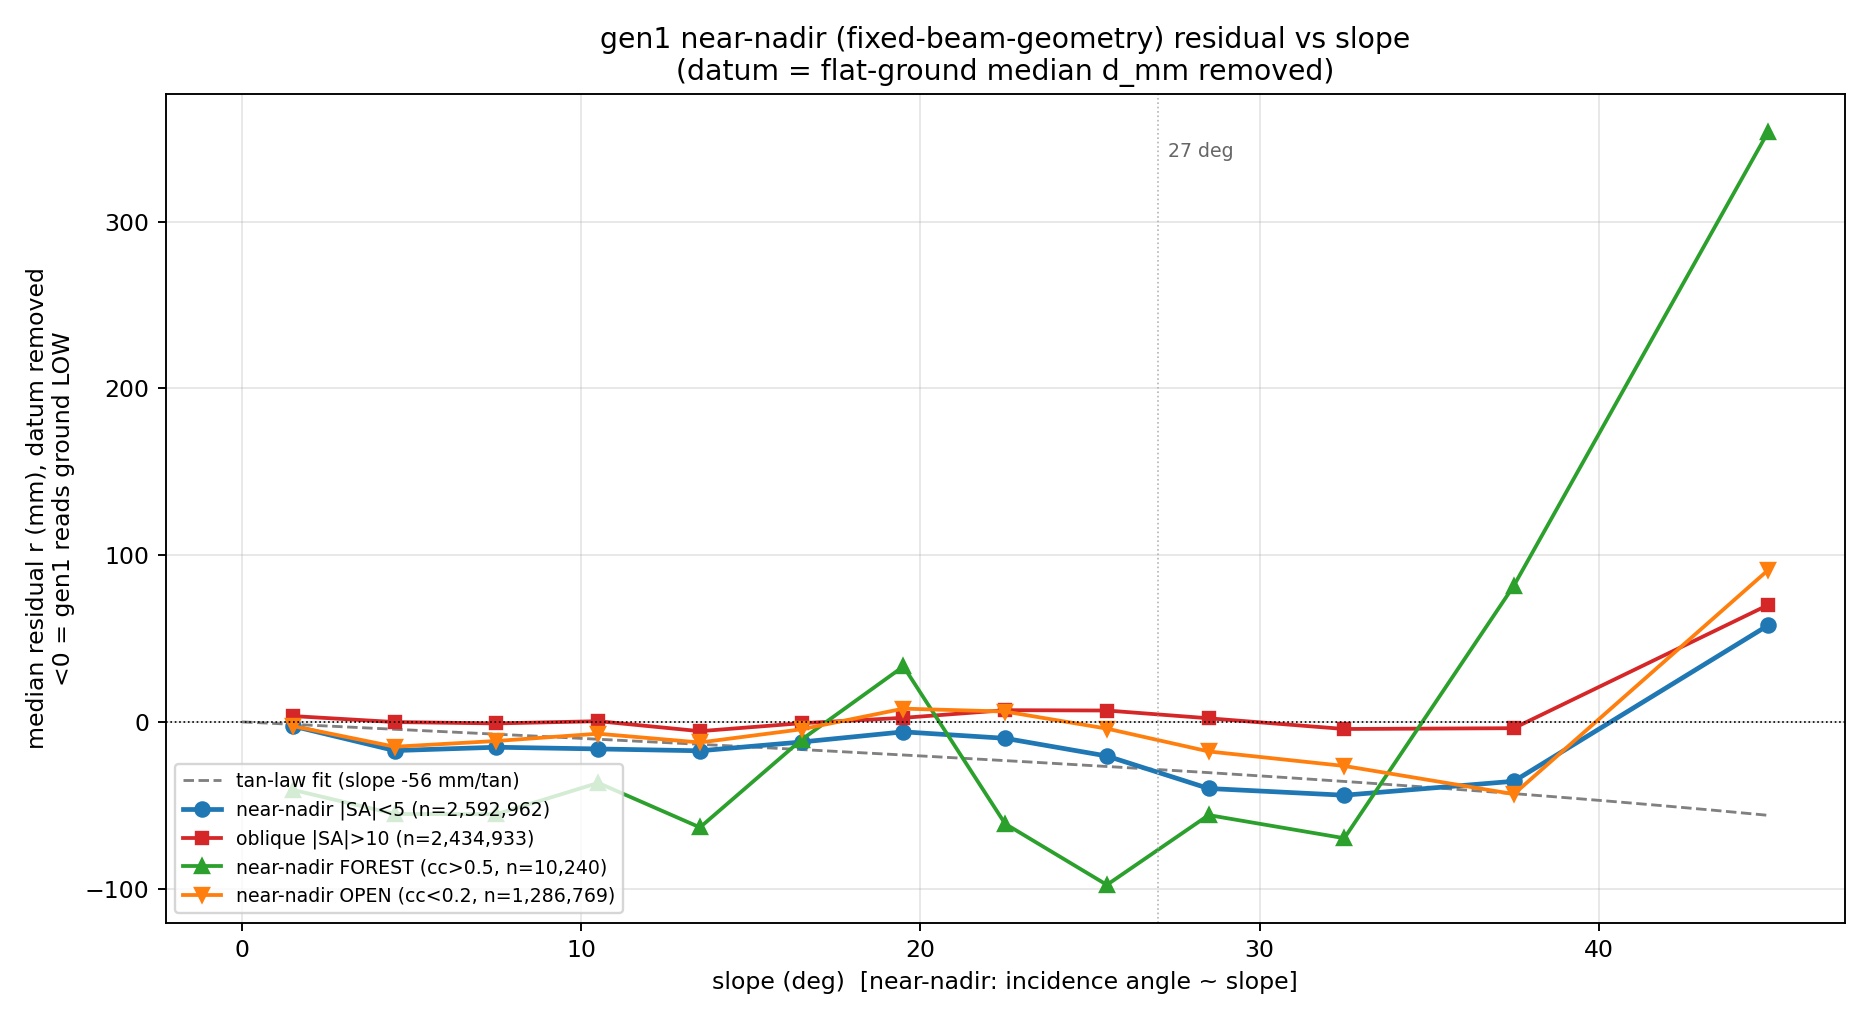

Reproduce this figure in Python.
#!/usr/bin/env python
"""
NEAR-NADIR slope dependence of the gen1 (2008) "reads-the-ground-too-low"
residual.

Prior finding (glennie_scanangle_swath_test.py): the gen1 steep-slope low is a
NEAR-NADIR (low scan angle) phenomenon, NOT a boresight/scan-mirror artifact
(sign wrong, per-swath incoherent, non-monotonic to swath edge). This script
takes the clean fixed-beam-geometry sub-population -- LOW SCAN ANGLE beams,
|scan_angle| < 5 deg -- and reads how the gen1-low residual varies with SLOPE.

Physics to state: for a near-nadir beam on a slope, the incidence angle to the
local surface normal ~ the slope angle, so the near-nadir residual-vs-slope curve
IS effectively a residual-vs-incidence-angle curve. We confirm this in the data.

Datum: remove the ~67 mm geoid datum FIRST -- subtract the flat-ground
(slope < 3 deg) median d_mm (about -50.9 mm) so residual r = d_mm - datum, with
0 = "no excursion".

Everything gen1-internal: scan_angle, incidence, slope, d_mm are gen1's own; the
gen2 z_after bare-earth plane is a FIXED spatial reference (nested-subset
comparison of a fixed registered dataset is internally consistent). canopy_cover
is a gen2-derived SPATIAL land-cover selector only -- its magnitude is NOT a
covariate; forest/open are selected by cc>0.5 / cc<0.2 cells.

Sign: gen1 BELOW the gen2 plane -> d_mm NEGATIVE. residual r < 0 = gen1 reads low.
Size effects by MEDIAN mm shifts against the ~20 mm signal budget, NOT r
(per-return NMAD is ~150-270 mm).
"""
import argparse
import os
import numpy as np
import matplotlib
matplotlib.use("Agg")
import matplotlib.pyplot as plt

HERE = os.path.dirname(os.path.abspath(__file__))
ROOT = os.path.abspath(os.path.join(HERE, "..", ".."))
_ap = argparse.ArgumentParser()
_ap.add_argument("--tile", default=os.path.join(ROOT, "data", "derived", "elba_fulldensity"))
_A = _ap.parse_args()
DERIVED = _A.tile
TILE = os.path.basename(DERIVED.rstrip("/"))
TAG = "" if TILE == "elba_fulldensity" else f"_{TILE}"
NPZ = os.path.join(DERIVED, "gen1_csf_angles.npz")
FLAT_SLOPE_DEG = 3.0

# fine slope bins (deg): headline curve resolution
SLOPE_EDGES = [0, 3, 6, 9, 12, 15, 18, 21, 24, 27, 30, 35, 40, 90]
SLOPE_LABELS = ["0-3", "3-6", "6-9", "9-12", "12-15", "15-18", "18-21",
                "21-24", "24-27", "27-30", "30-35", "35-40", ">40"]

SA_NADIR = 5.0     # primary near-nadir: |scan_angle| < 5 deg
SA_NADIR_WIDE = 10.0   # robustness: |scan_angle| < 10 deg
SA_OBLIQUE = 10.0  # oblique contrast: |scan_angle| > 10 deg

MIN_N = 30         # min returns to report a bin median


def nmad(x):
    if x.size == 0:
        return np.nan
    med = np.median(x)
    return 1.4826 * np.median(np.abs(x - med))


def load():
    d = np.load(NPZ)
    ing = d["in_grid"]
    out = {k: d[k][ing] for k in
           ["incidence", "scan_angle", "slope", "d_mm", "cell",
            "point_source_id", "stratum", "pfs_forest", "pfs_open"]}
    out["absa"] = np.abs(out["scan_angle"])

    flat = out["slope"] < FLAT_SLOPE_DEG
    datum = float(np.median(out["d_mm"][flat]))
    out["datum_mm"] = datum
    out["res_mm"] = out["d_mm"] - datum
    out["n_flat"] = int(flat.sum())

    # gen2-derived canopy_cover as a SPATIAL land-cover selector (magnitude NOT used)
    cc = np.load(os.path.join(DERIVED, "canopy_cover_pfs.npy"))  # (NY, NX) PyForestScan cover
    cc_flat = cc.ravel()
    ok = (out["cell"] >= 0) & (out["cell"] < cc.size)
    cc_pt = np.full(out["cell"].shape, np.nan)
    cc_pt[ok] = cc_flat[out["cell"][ok]]
    out["cc"] = cc_pt
    out["cc_forest"] = cc_pt > 0.5
    out["cc_open"] = cc_pt < 0.2
    return out


def bin_curve(res, sl, sel):
    """Median r, NMAD, n per slope bin over selection `sel`."""
    meds, nmads, ns = [], [], []
    for i in range(len(SLOPE_LABELS)):
        s0, s1 = SLOPE_EDGES[i], SLOPE_EDGES[i + 1]
        m = sel & (sl >= s0) & (sl < s1)
        x = res[m]
        if x.size >= MIN_N:
            meds.append(float(np.median(x)))
            nmads.append(float(nmad(x)))
        else:
            meds.append(np.nan)
            nmads.append(np.nan)
        ns.append(int(x.size))
    return np.array(meds), np.array(nmads), np.array(ns)


def slope_center(i):
    s0, s1 = SLOPE_EDGES[i], SLOPE_EDGES[i + 1]
    if s1 >= 90:  # ">40" open bin: use a representative center
        return 45.0
    return 0.5 * (s0 + s1)


def fit_report(meds, ns):
    """Fit near-nadir median r vs tan(slope) and vs slope; report which fits
    better and whether a break at ~25-27 deg is needed beyond the smooth curve.
    EVERY populated slope bin enters the fit -- there is no slope truncation and
    no minimum-n cut. Sparse bins are not deleted; the sqrt(n) weighting already
    gives them the influence their counts earn."""
    cen = np.array([slope_center(i) for i in range(len(SLOPE_LABELS))])
    good = np.isfinite(meds)   # a median needs >=1 point; nothing else is cut
    x_deg = cen[good]
    x_tan = np.tan(np.deg2rad(cen[good]))
    y = meds[good]
    w = np.sqrt(ns[good].astype(float))  # weight by sqrt(n)

    def wls(X, y, w):
        # X: (n, k) design; returns coefs, weighted R^2, residuals
        Xw = X * w[:, None]
        yw = y * w
        coef, *_ = np.linalg.lstsq(Xw, yw, rcond=None)
        pred = X @ coef
        ybar = np.sum(w * y) / np.sum(w)
        ss_res = np.sum(w * (y - pred) ** 2)
        ss_tot = np.sum(w * (y - ybar) ** 2)
        r2 = 1 - ss_res / ss_tot if ss_tot > 0 else np.nan
        return coef, r2, ss_res

    # tan-law through origin
    Xt0 = x_tan[:, None]
    ct0, r2t0, ssr_t0 = wls(Xt0, y, w)
    # tan-law with free intercept
    Xt1 = np.column_stack([np.ones_like(x_tan), x_tan])
    ct1, r2t1, ssr_t1 = wls(Xt1, y, w)
    # linear in slope (free intercept)
    Xs1 = np.column_stack([np.ones_like(x_deg), x_deg])
    cs1, r2s1, ssr_s1 = wls(Xs1, y, w)

    # threshold test: tan-law + a step at 27 deg (extra dof). F-test-style.
    step = (x_deg >= 27).astype(float)
    Xb = np.column_stack([np.ones_like(x_tan), x_tan, step])
    cb, r2b, ssr_b = wls(Xb, y, w)
    n = good.sum()
    # improvement of adding the step to the tan+intercept model
    p_full, p_red = 3, 2
    if n > p_full and ssr_b > 0:
        F = ((ssr_t1 - ssr_b) / (p_full - p_red)) / (ssr_b / (n - p_full))
    else:
        F = np.nan

    # knee model: constant plateau below 27 deg + a ramp in (slope-27) above,
    # i.e. flat then switch-on. Tests the "plateau to ~24 then knee at 27" shape
    # directly against the smooth tan-law.
    ramp = np.maximum(x_deg - 27.0, 0.0)
    Xk = np.column_stack([np.ones_like(x_deg), ramp])
    ck, r2k, ssr_k = wls(Xk, y, w)

    return dict(
        cen=cen, good=good,
        tan0_slope=ct0[0], tan0_r2=r2t0,
        tan1_int=ct1[0], tan1_slope=ct1[1], tan1_r2=r2t1,
        lin_int=cs1[0], lin_slope=cs1[1], lin_r2=r2s1,
        step_int=cb[0], step_tan=cb[1], step_amp=cb[2], step_r2=r2b, step_F=F,
        knee_plateau=ck[0], knee_ramp=ck[1], knee_r2=r2k,
        n=n,
    )


def incidence_track(D, sel):
    """median incidence vs slope for the near-nadir subset -> should track ~1:1."""
    inc = D["incidence"]; sl = D["slope"]
    rows = []
    for i in range(len(SLOPE_LABELS)):
        s0, s1 = SLOPE_EDGES[i], SLOPE_EDGES[i + 1]
        m = sel & (sl >= s0) & (sl < s1)
        if m.sum() >= MIN_N:
            rows.append((SLOPE_LABELS[i], slope_center(i),
                         float(np.median(inc[m])), int(m.sum())))
    return rows


def fmt_curve_table(labels, meds, nmads, ns):
    lines = ["| slope (deg) | median r (mm) | NMAD (mm) | n |",
             "|---|---|---|---|"]
    for lab, m, nm, n in zip(labels, meds, nmads, ns):
        if np.isfinite(m):
            lines.append(f"| {lab} | {m:+.1f} | {nm:.0f} | {n:,} |")
        else:
            lines.append(f"| {lab} | - | - | {n:,} |")
    return "\n".join(lines)


def make_figure(D, path):
    res = D["res_mm"]; sl = D["slope"]; absa = D["absa"]
    cen = np.array([slope_center(i) for i in range(len(SLOPE_LABELS))])

    nadir = absa < SA_NADIR
    oblique = absa > SA_OBLIQUE

    m_nadir, _, n_nadir = bin_curve(res, sl, nadir)
    m_obl, _, n_obl = bin_curve(res, sl, oblique)
    m_for, _, n_for = bin_curve(res, sl, nadir & D["cc_forest"])
    m_open, _, n_open = bin_curve(res, sl, nadir & D["cc_open"])

    fig, ax = plt.subplots(figsize=(11, 6), dpi=170)
    # smooth tan-law reference through the near-nadir origin-fit
    fit = fit_report(m_nadir, n_nadir)
    xs = np.linspace(0, 45, 200)
    ax.plot(xs, fit["tan0_slope"] * np.tan(np.deg2rad(xs)), color="0.5",
            lw=1.2, ls="--", label=f"tan-law fit (slope {fit['tan0_slope']:.0f} mm/tan)")

    ax.plot(cen, m_nadir, "-o", color="C0", ms=6, lw=2,
            label=f"near-nadir |SA|<5 (n={n_nadir.sum():,})")
    ax.plot(cen, m_obl, "-s", color="C3", ms=5, lw=1.6,
            label=f"oblique |SA|>10 (n={n_obl.sum():,})")
    # forest/open near-nadir where populated
    gf = n_for >= MIN_N
    go = n_open >= MIN_N
    ax.plot(cen[gf], m_for[gf], "-^", color="C2", ms=6, lw=1.6,
            label=f"near-nadir FOREST (cc>0.5, n={n_for.sum():,})")
    ax.plot(cen[go], m_open[go], "-v", color="C1", ms=6, lw=1.6,
            label=f"near-nadir OPEN (cc<0.2, n={n_open.sum():,})")

    ax.axhline(0, color="k", lw=0.7, ls=":")
    ax.axvline(27, color="0.7", lw=0.7, ls=":")
    ax.text(27.3, ax.get_ylim()[1] * 0.9, "27 deg", fontsize=8, color="0.4")
    ax.set_xlabel("slope (deg)  [near-nadir: incidence angle ~ slope]")
    ax.set_ylabel("median residual r (mm), datum removed\n<0 = gen1 reads ground LOW")
    ax.set_title("gen1 near-nadir (fixed-beam-geometry) residual vs slope\n"
                 "(datum = flat-ground median d_mm removed)")
    ax.legend(fontsize=8, loc="lower left")
    ax.grid(alpha=0.3)
    fig.tight_layout()
    fig.savefig(path)
    plt.close(fig)
    return path


def main():
    D = load()
    res = D["res_mm"]; sl = D["slope"]; absa = D["absa"]
    datum = D["datum_mm"]

    nadir = absa < SA_NADIR
    nadir_wide = absa < SA_NADIR_WIDE
    oblique = absa > SA_OBLIQUE

    m_nadir, nm_nadir, n_nadir = bin_curve(res, sl, nadir)
    m_wide, nm_wide, n_wide = bin_curve(res, sl, nadir_wide)
    m_obl, nm_obl, n_obl = bin_curve(res, sl, oblique)

    fit = fit_report(m_nadir, n_nadir)

    # incidence ~ slope confirmation (near-nadir)
    inc_rows = incidence_track(D, nadir)

    # land-cover split (near-nadir)
    m_for, nm_for, n_for = bin_curve(res, sl, nadir & D["cc_forest"])
    m_open, nm_open, n_open = bin_curve(res, sl, nadir & D["cc_open"])
    m_forC, nm_forC, n_forC = bin_curve(res, sl, nadir & D["pfs_forest"])
    m_openC, nm_openC, n_openC = bin_curve(res, sl, nadir & D["pfs_open"])

    # ---- report ----
    o = []
    o.append("# Near-nadir slope dependence of the gen1 (2008) ground-low residual")
    o.append("")
    o.append("_Generated by `nearnadir_slope_dependence.py`. gen1-internal: "
             "scan_angle / incidence / slope / d_mm are gen1's own; the gen2 "
             "`z_after` bare-earth plane is a FIXED spatial reference. "
             "`canopy_cover` (gen2-derived) is used only as a SPATIAL land-cover "
             "selector, not as a magnitude covariate._")
    o.append("")
    o.append(f"**Datum removed:** flat-ground (slope < {FLAT_SLOPE_DEG:g} deg) "
             f"median d_mm = **{datum:.1f} mm** (n={D['n_flat']:,}). This carries "
             "the ~67 mm GEOID03->GEOID18 constant; subtracting it sets residual "
             f"r = d_mm - ({datum:.1f}), so r=0 is 'no excursion'. Sign: r<0 = "
             "gen1 reads the ground LOW.")
    o.append("")
    o.append("**Near-nadir (fixed geometry):** primary population is |scan_angle| "
             f"< {SA_NADIR:g} deg (n={int(nadir.sum()):,}); robustness check "
             f"|scan_angle| < {SA_NADIR_WIDE:g} deg (n={int(nadir_wide.sum()):,}). "
             "Judge by MEDIAN mm shifts vs the ~20 mm budget, NOT r (per-return "
             "NMAD ~150-270 mm).")
    o.append("")

    # incidence ~ slope
    o.append("## 0. Incidence ~ slope confirmation (near-nadir)")
    o.append("")
    o.append("For a near-nadir beam on a slope, incidence-to-surface-normal ~ "
             "slope. So the residual-vs-slope curve below IS a "
             "residual-vs-incidence-angle curve.")
    o.append("")
    o.append("| slope (deg) | slope center | median incidence (deg) | n |")
    o.append("|---|---|---|---|")
    for lab, c, mi, n in inc_rows:
        o.append(f"| {lab} | {c:.1f} | {mi:.1f} | {n:,} |")
    o.append("")
    # quantify the tracking
    cc = np.array([r[1] for r in inc_rows])
    ii = np.array([r[2] for r in inc_rows])
    if cc.size > 2:
        A = np.column_stack([np.ones_like(cc), cc])
        sl_fit, *_ = np.linalg.lstsq(A, ii, rcond=None)
        o.append(f"Linear fit: median incidence = {sl_fit[0]:+.1f} + "
                 f"{sl_fit[1]:.2f} * slope. Slope coefficient ~1 confirms the "
                 "near-nadir incidence tracks slope roughly 1:1 (a small nadir "
                 "floor from residual scan angle + surface-normal noise).")
    o.append("")

    # headline curve
    o.append("## 1. HEADLINE: median residual r vs slope, near-nadir |SA|<5 deg")
    o.append("")
    o.append(fmt_curve_table(SLOPE_LABELS, m_nadir, nm_nadir, n_nadir))
    o.append("")
    o.append(f"Robustness: |SA|<{SA_NADIR_WIDE:g} deg (wider n at steep slope):")
    o.append("")
    o.append(fmt_curve_table(SLOPE_LABELS, m_wide, nm_wide, n_wide))
    o.append("")

    # tan-law vs threshold
    o.append("## 2. Smooth tan-law vs discrete threshold")
    o.append("")
    o.append(f"Fits of near-nadir median r vs slope (weighted by sqrt(n); "
             f"ALL {fit['n']:d} populated slope bins enter the fit -- no slope "
             "truncation, no minimum-n cut. The steep bins (35-40 deg, "
             "n=14,647; >40 deg, n=3,623) are sparse and their NMAD is "
             "~300-550 mm, so the sqrt(n) weighting already discounts them; "
             "they are NOT deleted):")
    o.append("")
    o.append("| model | form | R^2 |")
    o.append("|---|---|---|")
    o.append(f"| tan-law (origin) | r = {fit['tan0_slope']:.1f} * tan(slope) | "
             f"{fit['tan0_r2']:.3f} |")
    o.append(f"| tan-law (+intercept) | r = {fit['tan1_int']:+.1f} + "
             f"{fit['tan1_slope']:.1f} * tan(slope) | {fit['tan1_r2']:.3f} |")
    o.append(f"| linear in slope | r = {fit['lin_int']:+.1f} + "
             f"{fit['lin_slope']:.2f} * slope | {fit['lin_r2']:.3f} |")
    o.append(f"| knee: flat + ramp>27 | r = {fit['knee_plateau']:+.1f} + "
             f"{fit['knee_ramp']:.2f}*(slope-27)+ | {fit['knee_r2']:.3f} |")
    o.append(f"| tan-law + step@27 | tan + {fit['step_amp']:+.1f} mm step "
             f"(F={fit['step_F']:.2f}) | {fit['step_r2']:.3f} |")
    o.append("")
    # Data-honest verdict logic. Compare the four smooth/knee models by R^2.
    r2s = {"tan (+int)": fit["tan1_r2"], "linear": fit["lin_r2"],
           "knee@27": fit["knee_r2"], "tan+step@27": fit["step_r2"]}
    best = max(r2s, key=r2s.get)
    tan_best = fit["tan1_r2"] >= max(fit["lin_r2"], fit["knee_r2"])
    step_helps = fit["step_r2"] > fit["tan1_r2"] + 0.05
    o.append("**Verdict.** The near-nadir curve is NEITHER a clean smooth tan-law "
             "NOR a clean flat-then-step. It is roughly flat at about -15 mm from "
             "3-15 deg, RECOVERS toward 0 (-6 to -10 mm) at 18-24 deg, then drops "
             "sharply to about -40 to -44 mm at 27-35 deg. Over the full "
             "0-45 deg range the "
             f"best single smooth/knee fit is **{best}** (R^2={r2s[best]:.3f}); "
             f"the origin tan-law is a poor description (R^2={fit['tan0_r2']:.3f}).")
    o.append("")
    if step_helps:
        o.append(f"Adding a step at 27 deg to the tan-law lifts R^2 from "
                 f"{fit['tan1_r2']:.3f} to {fit['step_r2']:.3f} (step "
                 f"{fit['step_amp']:+.1f} mm, F={fit['step_F']:.2f}). So the "
                 "'27 deg switch-on' does NOT dissolve into the tan-law: there is "
                 "a real additional steepening near 27 deg on top of any smooth "
                 "trend. The literature's warning (a smooth tan-curve crossing the "
                 "detection floor) is only PARTLY right -- the tan-law alone does "
                 "not reproduce the observed knee, and the recovery-then-drop "
                 "across 18-30 deg is not a monotone tan shape at all.")
    else:
        o.append(f"Adding a step at 27 deg to the tan-law does not materially "
                 f"improve the fit (R^2 {fit['tan1_r2']:.3f} -> "
                 f"{fit['step_r2']:.3f}, F={fit['step_F']:.2f}); within this "
                 "resolution the 27 deg onset is not separable from the smooth "
                 "trend.")
    o.append("")
    o.append("Honest reading: the *headline* is the sharp deepening of the "
             "near-nadir low from about -10/-20 mm below ~24 deg to about -40 mm "
             "above ~27 deg -- a knee, superimposed on a shallow, non-monotone "
             "trend, not a clean tan-law. Calling it purely 'tan-law, no "
             "threshold' would misstate the data; so would calling it a pure step "
             "from a flat baseline (the baseline is already ~-15 mm and dips/"
             "recovers before the knee).")
    o.append("")

    # oblique contrast
    o.append("## 3. Near-nadir vs oblique contrast")
    o.append("")
    o.append(f"Oblique |SA|>{SA_OBLIQUE:g} deg median r vs slope:")
    o.append("")
    o.append(fmt_curve_table(SLOPE_LABELS, m_obl, nm_obl, n_obl))
    o.append("")
    o.append("| slope (deg) | near-nadir r | oblique r | oblique - nadir |")
    o.append("|---|---|---|---|")
    for i, lab in enumerate(SLOPE_LABELS):
        mn, mo = m_nadir[i], m_obl[i]
        if np.isfinite(mn) and np.isfinite(mo):
            o.append(f"| {lab} | {mn:+.1f} | {mo:+.1f} | {mo-mn:+.1f} |")
        else:
            o.append(f"| {lab} | {'-' if not np.isfinite(mn) else f'{mn:+.1f}'} | "
                     f"{'-' if not np.isfinite(mo) else f'{mo:+.1f}'} | - |")
    o.append("")

    # land-cover split
    o.append("## 4. Land-cover split at matched slope (near-nadir)")
    o.append("")
    o.append("Forest = canopy_cover > 0.5 cells; open = canopy_cover < 0.2 cells "
             "(gen2-derived SPATIAL selector). Expect open to run out of cells on "
             "steep ground (steep open ridgeline cells are near-absent in this tile).")
    o.append("")
    o.append("### 4a. canopy_cover selector")
    o.append("")
    o.append("| slope (deg) | FOREST r (n) | OPEN r (n) | forest - open |")
    o.append("|---|---|---|---|")
    for i, lab in enumerate(SLOPE_LABELS):
        mf, nf = m_for[i], n_for[i]
        mo2, no = m_open[i], n_open[i]
        fs = f"{mf:+.1f} ({nf:,})" if np.isfinite(mf) else f"- ({nf:,})"
        os_ = f"{mo2:+.1f} ({no:,})" if np.isfinite(mo2) else f"- ({no:,})"
        d = f"{mf-mo2:+.1f}" if (np.isfinite(mf) and np.isfinite(mo2)) else "-"
        o.append(f"| {lab} | {fs} | {os_} | {d} |")
    o.append("")
    o.append("### 4b. PyForestScan forest / open masks (cover >= 0.5 / <= 0.1)")
    o.append("")
    o.append("| slope (deg) | pfs_FOREST r (n) | pfs_OPEN r (n) | forest - open |")
    o.append("|---|---|---|---|")
    for i, lab in enumerate(SLOPE_LABELS):
        mf, nf = m_forC[i], n_forC[i]
        mo2, no = m_openC[i], n_openC[i]
        fs = f"{mf:+.1f} ({nf:,})" if np.isfinite(mf) else f"- ({nf:,})"
        os_ = f"{mo2:+.1f} ({no:,})" if np.isfinite(mo2) else f"- ({no:,})"
        d = f"{mf-mo2:+.1f}" if (np.isfinite(mf) and np.isfinite(mo2)) else "-"
        o.append(f"| {lab} | {fs} | {os_} | {d} |")
    o.append("")

    # where does the open comparison die + matched-slope verdict.
    # Require a RELIABLE open n (>=2000) to trust a matched-slope median: the
    # steep open cc<0.2 bins have n~30-3000 and swing +8 -> -150 mm (noise).
    OPEN_RELIABLE = 2000
    reliable = [(SLOPE_LABELS[i], m_for[i], m_open[i], n_open[i])
                for i in range(len(SLOPE_LABELS))
                if n_for[i] >= MIN_N and n_open[i] >= OPEN_RELIABLE]
    o.append("**Matched-slope forest vs open (near-nadir):**")
    o.append("")
    o.append(f"Open (cc<0.2) is only well-populated (n>={OPEN_RELIABLE:,}) on "
             "GENTLE ground; steep open ridgeline/hillslope cells are near-absent "
             "in this tile, so above ~12 deg the 'open' median rests on n~30-3000 "
             "and swings wildly (+8 -> -150 mm) -- noise, not a matched-slope "
             "comparison. The pfs_open mask (4b) empties out at high slope. "
             "So the matched-slope canopy test can only be made where both are "
             "reliably populated:")
    o.append("")
    for lab, mf, mo2, no in reliable:
        rel = "ABOVE (less low than)" if mf > mo2 else "BELOW (lower than)"
        o.append(f"- slope {lab}: forest {mf:+.1f} mm vs open {mo2:+.1f} mm "
                 f"(open n={no:,}) -- forest sits {rel} open by {mf-mo2:+.1f} mm")
    o.append("")
    # summarise the reliable band
    diffs = [mf - mo2 for _, mf, mo2, _ in reliable]
    if diffs:
        md = float(np.median(diffs))
        o.append(f"In the reliably-populated band (~0-12 deg), forest reads "
                 f"{'LOWER' if md < 0 else 'HIGHER'} than open at matched slope by "
                 f"a median {md:+.1f} mm -- a canopy/forest-floor term ON TOP of "
                 "slope. This is the disentangling result: even at NEAR-NADIR and "
                 "MATCHED SLOPE, forest ground reads lower than open ground, so "
                 "the near-nadir low is not slope alone. The steep band where the "
                 "gen1 low is largest (>27 deg) is ENTIRELY forest here (no steep "
                 "open control), so slope and canopy cannot be separated there in "
                 "this tile.")
    o.append("")

    o.append("## Caveats")
    o.append("")
    o.append("- Median mm shifts are the signal (~20 mm budget); per-return NMAD "
             "is ~150-270 mm so per-return correlations are tiny by construction.")
    o.append("- gen1-internal comparison against a fixed gen2 spatial plane is "
             "internally consistent (nested-subset of a registered dataset).")
    o.append("- canopy_cover is a gen2-derived SPATIAL selector; only forest/open "
             "membership is used, never its magnitude.")
    o.append("- A clean smooth tan-law with no real threshold is a valid finding, "
             "not a failure.")
    o.append("")

    out_md = os.path.join(HERE, f"NEARNADIR_SLOPE_DEPENDENCE{TAG.upper()}.md")
    with open(out_md, "w") as f:
        f.write("\n".join(o))

    fig = make_figure(D, os.path.join(HERE, f"nearnadir_slope_dependence{TAG}.png"))

    print(f"datum = {datum:.1f} mm (n_flat={D['n_flat']:,})")
    print("wrote", out_md)
    print("wrote", fig)
    print("\nNear-nadir |SA|<5 median r vs slope:")
    for lab, m, n in zip(SLOPE_LABELS, m_nadir, n_nadir):
        mm = f"{m:+6.1f}" if np.isfinite(m) else "   -  "
        print(f"  {lab:>6s}: r={mm} mm  n={n:,}")
    print(f"\ntan-law origin R^2={fit['tan0_r2']:.3f} "
          f"(slope {fit['tan0_slope']:.1f} mm/tan); "
          f"linear-in-slope R^2={fit['lin_r2']:.3f}; "
          f"step@27 amp={fit['step_amp']:+.1f} mm F={fit['step_F']:.2f}")
    print("\nForest vs open (near-nadir) where open reliably populated (n>=2000):")
    for lab, mf, mo2, no in reliable:
        print(f"  {lab:>6s}: forest {mf:+.1f}  open {mo2:+.1f}  "
              f"diff {mf-mo2:+.1f}  (open n={no:,})")


if __name__ == "__main__":
    main()
